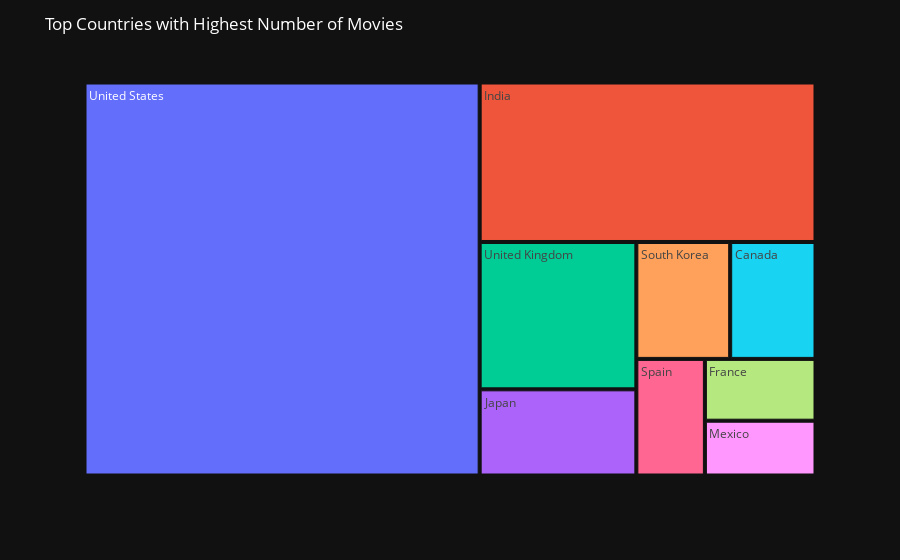

Notebook code cell kept with this figure:
### Markdown cell above
## Visualisation of Number of movies per country.

### Code cell
top_countries = netflix_data['country'].value_counts().head(10)

fig = px.treemap(names=top_countries.index, parents=["" for _ in top_countries.index], values=top_countries.values)

fig.update_layout(
    plot_bgcolor='rgb(17, 17, 17)',  
    paper_bgcolor='rgb(17, 17, 17)', 
    font_color='white',  
    title='Top Countries with Highest Number of Movies',
)
fig.show()

### Figure 1 — Plotly figure (JSON) as saved in the notebook; plotly's stock layout.template omitted (floating-point values rounded to 4 significant figures)
{"data": [{"domain": {"x": [0, 1], "y": [0, 1]}, "hovertemplate": "label=%{label}<br>value=%{value}<br>parent=%{parent}<extra></extra>", "labels": ["United States", "India", "", "United Kingdom", "Japan", "South Korea", "Canada", "Spain", "France", "Mexico"], "name": "", "parents": ["", "", "", "", "", "", "", "", "", ""], "type": "treemap", "values": [2818, 972, 831, 419, 245, 199, 181, 145, 124, 110]}], "layout": {"font": {"color": "white"}, "legend": {"tracegroupgap": 0}, "margin": {"t": 60}, "paper_bgcolor": "rgb(17, 17, 17)", "plot_bgcolor": "rgb(17, 17, 17)", "title": {"text": "Top Countries with Highest Number of Movies"}}}
